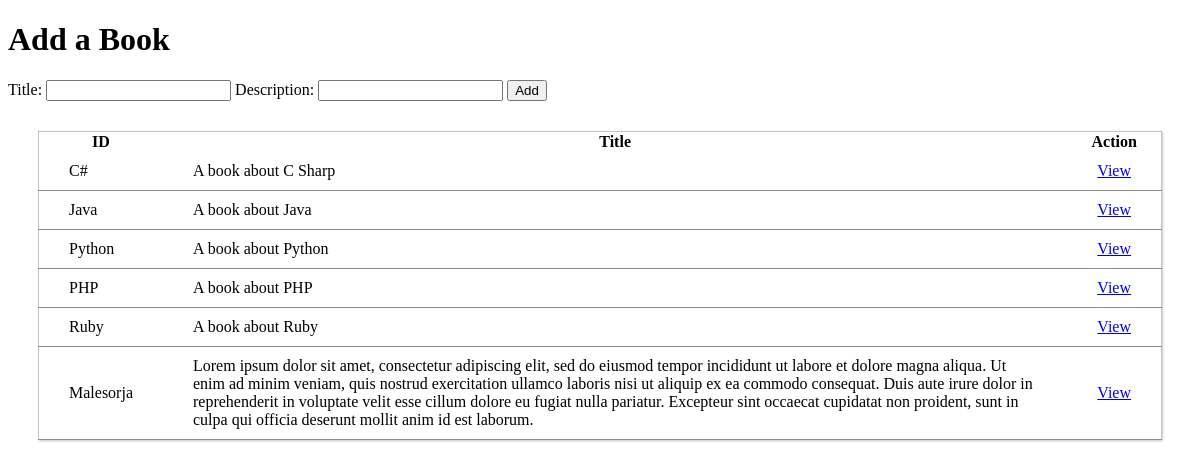
The page / on the database its author committed.
### books_authors_app/models.py (models this page shows)
class Book(models.Model):
    title = models.CharField(max_length=255)
    desc = models.TextField()
    created_at = models.DateTimeField(auto_now_add = True)
    updated_at = models.DateTimeField(auto_now = True)

### books_authors_app/views.py (the view)
# urls.py: path('', views.index),
def index(request):
    if request.POST:
        title = request.POST['title']
        desc = request.POST['description']
        Book.objects.create(title=title,desc=desc)
    context = {
        "all_books": Book.objects.all()
    }
    return render(request, "index.html", context)

### books_authors_app/templates/index.html (shortened to what this page needs)
<!DOCTYPE html>
<html lang="en">
<head>
    {% load static %}
    <link rel="stylesheet" href="{% static 'style.css' %}">
</head>
<body>
    <h1>Add a Book</h1>
    <form method="POST">
        Title: <input type="text" name="title">
        Description: <input type="text" name="description">
        <button>Add</button>
    </form>
    <table>
        <thead>
            <th>ID</th>
            <th>Title</th>
            <th>Action</th>
        </thead>
        <tbody>
            {% for b in all_books %}
                <tr>
                    <td>{{ b.title }}</td>
                    <td>{{ b.desc }}</td>
                    <td><a href="{% url 'book' b.id %}"> View</a></td>
                </tr>
            {% endfor %}
        </tbody>
    </table>
</body>
</html>

### books_authors_app/static/style.css (style rules this page uses)
table { margin: 30px; border: 1px solid rgba(141,141,141,.5); box-shadow: 1px 1px 2px rgba(141,141,141,.5); border-collapse: collapse; }
table tbody td { padding: 10px 30px; border-bottom: 1px solid rgba(141,141,141); }

### rows shown on the page
Book: title "C#", desc "A book about C Sharp"
Book: title "Java", desc "A book about Java"
Book: title "Python", desc "A book about Python"
Book: title "PHP", desc "A book about PHP"
Book: title "Ruby", desc "A book about Ruby"
Book: title "Malesorja", desc "Lorem ipsum dolor sit amet, consectetur adipiscing elit, sed do eiusmod tempor incididunt ut labore et dolore magna aliqua. Ut enim ad minim veniam, quis nostrud exercitation ullamco laboris nisi ut aliquip ex ea commodo consequat. Duis aute irure dolor in reprehenderit in voluptate velit esse cillum dolore eu fugiat nulla pariatur. Excepteur sint occaecat cupidatat non proident, sunt in culpa qui officia deserunt mollit anim id est laborum."
